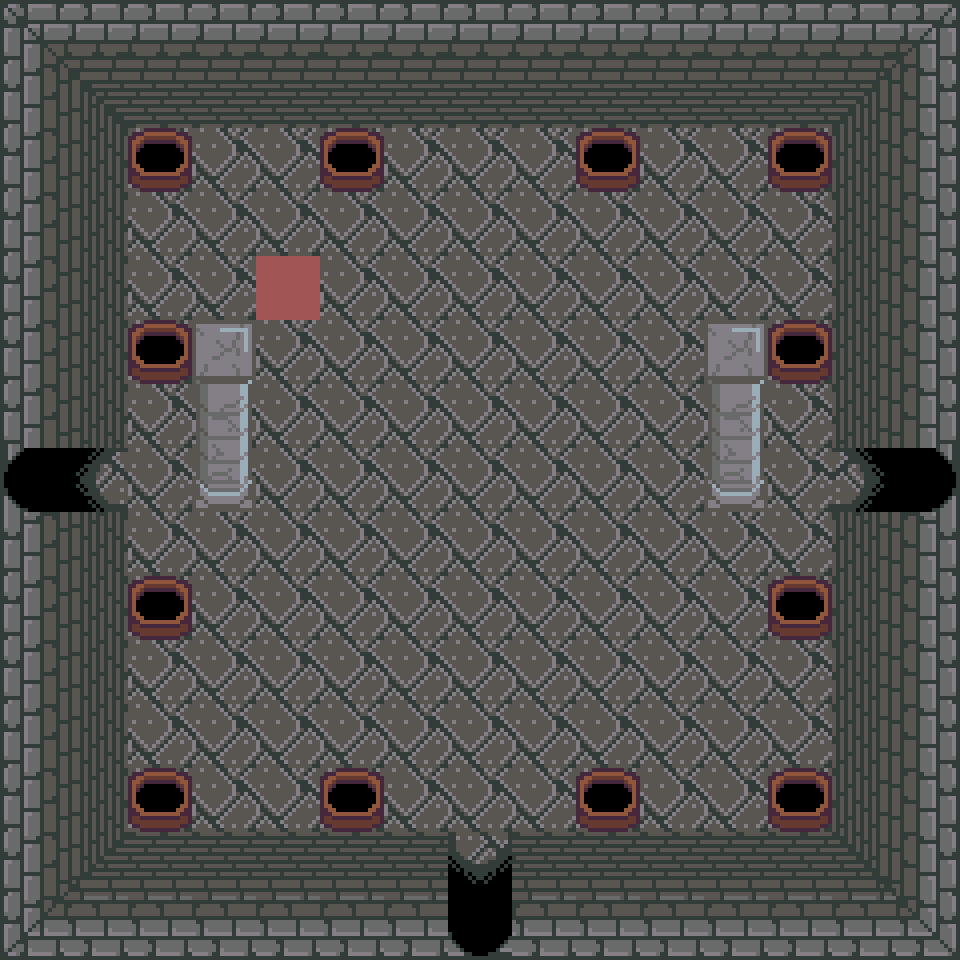

Below is a game level as drawn by its tile map, then a one-line description and the .tmx file that defines it, in full:
An orthogonal 15x15 tile map with 64x64 px tiles, 2 tile layers (Tile Layer 1, Tile Layer 2), 3 tilesets.

<map version="1.10" tiledversion="1.10.2" orientation="orthogonal" renderorder="right-down" width="15" height="15" tilewidth="64" tileheight="64" infinite="0" nextlayerid="6" nextobjectid="17">
 <tileset firstgid="1" name="tiles" tilewidth="64" tileheight="64" tilecount="84" columns="6">
  <image source="../../art/tileset-64.png" width="384" height="896" />
  <tile id="0" type="wall" />
  <tile id="1" type="wall" />
  <tile id="2" type="wall" />
  <tile id="3" type="wall" />
  <tile id="4" type="wall" />
  <tile id="5" type="foreground" />
  <tile id="6" type="wall" />
  <tile id="7" type="wall" />
  <tile id="8" type="wall" />
  <tile id="9" type="wall" />
  <tile id="10" type="wall" />
  <tile id="11" type="foreground" />
  <tile id="12" type="wall" />
  <tile id="13" type="wall" />
  <tile id="15" type="wall" />
  <tile id="16" type="wall" />
  <tile id="17" type="pillar" />
  <tile id="18" type="wall" />
  <tile id="19" type="wall" />
  <tile id="20" type="wall" />
  <tile id="21" type="wall" />
  <tile id="22" type="wall" />
  <tile id="24" type="wall" />
  <tile id="25" type="wall" />
  <tile id="26" type="wall" />
  <tile id="27" type="wall" />
  <tile id="28" type="wall" />
  <tile id="30" type="torch" />
  <tile id="36" type="hole">
   <properties>
    <property name="symbol" value="teacup" />
   </properties>
  </tile>
  <tile id="37" type="hole">
   <properties>
    <property name="symbol" value="switzerland" />
   </properties>
  </tile>
  <tile id="38" type="hole">
   <properties>
    <property name="symbol" value="pirate" />
   </properties>
  </tile>
  <tile id="39" type="hole">
   <properties>
    <property name="symbol" value="wales" />
   </properties>
  </tile>
  <tile id="40" type="hole">
   <properties>
    <property name="symbol" value="ireland" />
   </properties>
  </tile>
  <tile id="41" type="magic-hole" />
  <tile id="42" type="stone">
   <properties>
    <property name="symbol" value="teacup" />
   </properties>
  </tile>
  <tile id="43" type="stone">
   <properties>
    <property name="symbol" value="switzerland" />
   </properties>
  </tile>
  <tile id="44" type="stone">
   <properties>
    <property name="symbol" value="pirate" />
   </properties>
  </tile>
  <tile id="45" type="stone">
   <properties>
    <property name="symbol" value="wales" />
   </properties>
  </tile>
  <tile id="46" type="stone">
   <properties>
    <property name="symbol" value="ireland" />
   </properties>
  </tile>
  <tile id="47" type="magic-block" />
  <tile id="48" type="wall" />
  <tile id="49" type="wall" />
  <tile id="50" type="wall" />
  <tile id="51" type="wall" />
  <tile id="52" type="door" />
  <tile id="53" type="wall" />
  <tile id="54" type="wall" />
  <tile id="55" type="door" />
  <tile id="56" type="wall" />
  <tile id="57" type="wall" />
  <tile id="58" type="wall" />
  <tile id="59" type="wall" />
  <tile id="62" type="wall" />
  <tile id="63" type="wall" />
  <tile id="64" type="wall" />
  <tile id="65" type="wall" />
  <tile id="68" type="wall" />
  <tile id="69" type="door" />
  <tile id="70" type="door" />
  <tile id="71" type="wall" />
  <tile id="74" type="wall" />
  <tile id="75" type="wall" />
  <tile id="76" type="wall" />
  <tile id="77" type="wall" />
 </tileset>
 <tileset firstgid="85" source="../tmx/placeholders.tsx" />
 <tileset firstgid="94" source="magic-blocks.tsx" />
 <layer id="1" name="Tile Layer 1" width="15" height="15">
  <data encoding="csv">
15,15,15,15,15,15,15,15,15,15,15,15,15,15,15,
15,15,15,15,15,15,15,15,15,15,15,15,15,15,15,
15,15,15,15,15,15,15,15,15,15,15,15,15,15,15,
15,15,15,15,15,15,15,15,15,15,15,15,15,15,15,
15,15,15,15,15,15,15,15,15,15,15,15,15,15,15,
15,15,15,15,15,15,15,15,15,15,15,15,15,15,15,
15,15,15,15,15,15,15,15,15,15,15,15,15,15,15,
15,15,15,15,15,15,15,15,15,15,15,15,15,15,15,
15,15,15,15,15,15,15,15,15,15,15,15,15,15,15,
15,15,15,15,15,15,15,15,15,15,15,15,15,15,15,
15,15,15,15,15,15,15,15,15,15,15,15,15,15,15,
15,15,15,15,15,15,15,15,15,15,15,15,15,15,15,
15,15,15,15,15,15,15,15,15,15,15,15,15,15,15,
15,15,15,15,15,15,15,15,15,15,15,15,15,15,15,
15,15,15,15,15,15,15,15,15,15,15,15,15,15,15
</data>
 </layer>
 <layer id="2" name="Tile Layer 2" width="15" height="15">
  <data encoding="csv">
1,2,2,2,2,2,2,3,2,2,2,2,2,2,5,
19,8,9,9,9,9,9,9,9,9,9,9,9,10,11,
19,14,31,0,0,31,0,0,0,31,0,0,31,16,11,
19,14,0,0,0,0,0,0,0,0,0,0,0,16,11,
19,14,0,0,86,0,0,0,0,0,0,0,0,16,11,
19,14,31,6,0,0,0,0,0,0,0,6,31,16,11,
19,14,0,12,0,0,0,0,0,0,0,12,0,16,11,
69,70,0,18,0,0,0,0,0,0,0,18,0,71,72,
19,14,0,0,0,0,0,0,0,0,0,0,0,16,11,
19,14,31,0,0,0,0,0,0,0,0,0,31,16,11,
19,14,0,0,0,0,0,0,0,0,0,0,0,16,11,
19,14,0,0,0,0,0,0,0,0,0,0,0,16,11,
19,14,31,0,0,31,0,0,0,31,0,0,31,16,11,
19,20,21,21,21,21,21,53,21,21,21,21,21,22,11,
25,28,28,28,28,28,28,59,28,28,28,28,28,28,29
</data>
 </layer>
</map>
